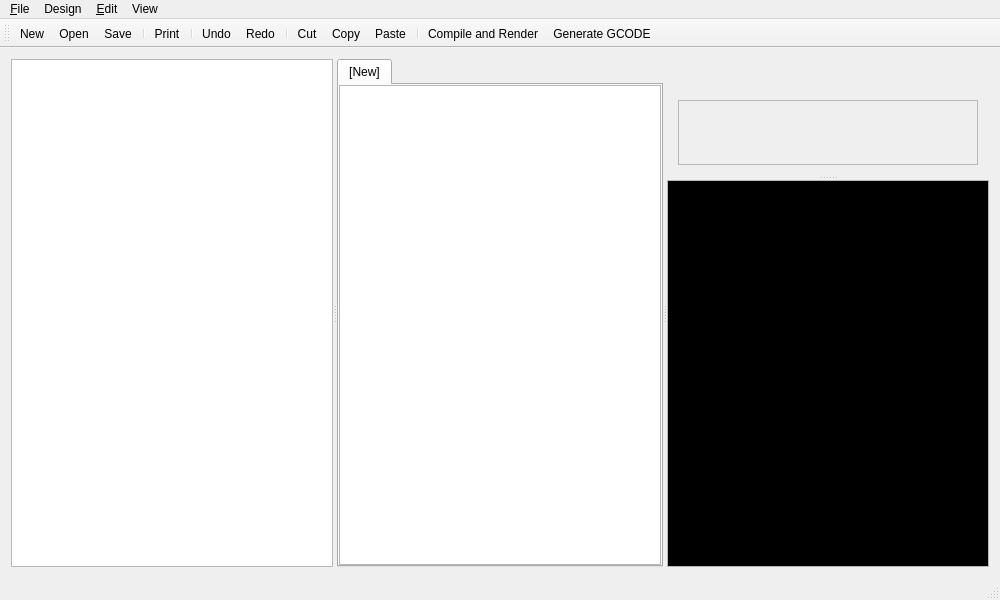
<?xml version="1.0" encoding="UTF-8"?>
<ui version="4.0">
 <class>MainWindow</class>
 <widget class="QMainWindow" name="MainWindow">
  <property name="geometry">
   <rect>
    <x>0</x>
    <y>0</y>
    <width>1000</width>
    <height>600</height>
   </rect>
  </property>
  <property name="windowTitle">
   <string>RapCAD</string>
  </property>
  <widget class="QWidget" name="centralWidget">
   <layout class="QHBoxLayout" name="horizontalLayout">
    <item>
     <widget class="QSplitter" name="vSplitter">
      <property name="orientation">
       <enum>Qt::Horizontal</enum>
      </property>
      <widget class="QTreeView" name="treeView"/>
      <widget class="QTabWidget" name="tabWidget">
       <widget class="CodeEditor" name="scriptEditor">
        <property name="tabStopWidth">
         <number>40</number>
        </property>
        <attribute name="title">
         <string>[New]</string>
        </attribute>
       </widget>
      </widget>
      <widget class="QSplitter" name="hSplitter">
       <property name="orientation">
        <enum>Qt::Vertical</enum>
       </property>
       <widget class="QWidget" name="verticalLayoutWidget">
        <layout class="QVBoxLayout" name="verticalLayout">
         <item>
          <spacer name="verticalSpacer">
           <property name="orientation">
            <enum>Qt::Vertical</enum>
           </property>
           <property name="sizeType">
            <enum>QSizePolicy::Fixed</enum>
           </property>
           <property name="sizeHint" stdset="0">
            <size>
             <width>0</width>
             <height>30</height>
            </size>
           </property>
          </spacer>
         </item>
         <item>
          <widget class="QFrame" name="frame">
           <property name="frameShape">
            <enum>QFrame::StyledPanel</enum>
           </property>
           <property name="frameShadow">
            <enum>QFrame::Raised</enum>
           </property>
           <layout class="QHBoxLayout" name="horizontalLayout_2">
            <property name="margin">
             <number>2</number>
            </property>
            <item>
             <widget class="GLView" name="view" native="true"/>
            </item>
           </layout>
          </widget>
         </item>
        </layout>
       </widget>
       <widget class="QPlainTextEdit" name="plainTextEdit">
        <property name="palette">
         <palette>
          <active>
           <colorrole role="Text">
            <brush brushstyle="SolidPattern">
             <color alpha="255">
              <red>255</red>
              <green>255</green>
              <blue>255</blue>
             </color>
            </brush>
           </colorrole>
           <colorrole role="Base">
            <brush brushstyle="SolidPattern">
             <color alpha="255">
              <red>0</red>
              <green>0</green>
              <blue>0</blue>
             </color>
            </brush>
           </colorrole>
          </active>
          <inactive>
           <colorrole role="Text">
            <brush brushstyle="SolidPattern">
             <color alpha="255">
              <red>255</red>
              <green>255</green>
              <blue>255</blue>
             </color>
            </brush>
           </colorrole>
           <colorrole role="Base">
            <brush brushstyle="SolidPattern">
             <color alpha="255">
              <red>0</red>
              <green>0</green>
              <blue>0</blue>
             </color>
            </brush>
           </colorrole>
          </inactive>
          <disabled>
           <colorrole role="Text">
            <brush brushstyle="SolidPattern">
             <color alpha="255">
              <red>159</red>
              <green>158</green>
              <blue>158</blue>
             </color>
            </brush>
           </colorrole>
           <colorrole role="Base">
            <brush brushstyle="SolidPattern">
             <color alpha="255">
              <red>255</red>
              <green>255</green>
              <blue>255</blue>
             </color>
            </brush>
           </colorrole>
          </disabled>
         </palette>
        </property>
       </widget>
      </widget>
     </widget>
    </item>
   </layout>
  </widget>
  <widget class="QMenuBar" name="menuBar">
   <property name="geometry">
    <rect>
     <x>0</x>
     <y>0</y>
     <width>1000</width>
     <height>27</height>
    </rect>
   </property>
   <widget class="QMenu" name="menuFile">
    <property name="title">
     <string>&amp;File</string>
    </property>
    <widget class="QMenu" name="menuExport">
     <property name="title">
      <string>Export</string>
     </property>
     <addaction name="actionExportAsciiSTL"/>
     <addaction name="actionExportOFF"/>
     <addaction name="actionExportImage"/>
    </widget>
    <addaction name="actionNew"/>
    <addaction name="actionNewProject"/>
    <addaction name="actionOpen"/>
    <addaction name="separator"/>
    <addaction name="actionSave"/>
    <addaction name="actionSaveAs"/>
    <addaction name="actionSaveAll"/>
    <addaction name="separator"/>
    <addaction name="menuExport"/>
    <addaction name="separator"/>
    <addaction name="actionPrint"/>
    <addaction name="separator"/>
    <addaction name="actionClose"/>
    <addaction name="actionQuit"/>
   </widget>
   <widget class="QMenu" name="menu_Edit">
    <property name="title">
     <string>&amp;Edit</string>
    </property>
    <addaction name="actionUndo"/>
    <addaction name="actionRedo"/>
    <addaction name="separator"/>
    <addaction name="actionCut"/>
    <addaction name="actionCopy"/>
    <addaction name="actionPaste"/>
    <addaction name="separator"/>
    <addaction name="actionPreferences"/>
   </widget>
   <widget class="QMenu" name="menuDesign">
    <property name="title">
     <string>Design</string>
    </property>
    <addaction name="actionCompileAndRender"/>
    <addaction name="actionGenerateGcode"/>
   </widget>
   <widget class="QMenu" name="menuView">
    <property name="title">
     <string>View</string>
    </property>
    <addaction name="actionShowEdges"/>
    <addaction name="actionShowAxes"/>
    <addaction name="actionShowRulers"/>
    <addaction name="actionShowBase"/>
    <addaction name="actionShowPrintArea"/>
    <addaction name="actionSkeleton"/>
    <addaction name="separator"/>
    <addaction name="actionShowEditor"/>
    <addaction name="actionShowConsole"/>
    <addaction name="actionShowProjects"/>
    <addaction name="separator"/>
    <addaction name="actionTop"/>
    <addaction name="actionBottom"/>
    <addaction name="actionLeft"/>
    <addaction name="actionRight"/>
    <addaction name="actionFront"/>
    <addaction name="actionBack"/>
    <addaction name="actionDefaultView"/>
    <addaction name="separator"/>
    <addaction name="actionSetViewport"/>
   </widget>
   <addaction name="menuFile"/>
   <addaction name="menuDesign"/>
   <addaction name="menu_Edit"/>
   <addaction name="menuView"/>
  </widget>
  <widget class="QToolBar" name="mainToolBar">
   <attribute name="toolBarArea">
    <enum>TopToolBarArea</enum>
   </attribute>
   <attribute name="toolBarBreak">
    <bool>false</bool>
   </attribute>
   <addaction name="actionNew"/>
   <addaction name="actionOpen"/>
   <addaction name="actionSave"/>
   <addaction name="separator"/>
   <addaction name="actionPrint"/>
   <addaction name="separator"/>
   <addaction name="actionUndo"/>
   <addaction name="actionRedo"/>
   <addaction name="separator"/>
   <addaction name="actionCut"/>
   <addaction name="actionCopy"/>
   <addaction name="actionPaste"/>
   <addaction name="separator"/>
   <addaction name="actionCompileAndRender"/>
   <addaction name="actionGenerateGcode"/>
  </widget>
  <widget class="QStatusBar" name="statusBar"/>
  <action name="actionNew">
   <property name="text">
    <string>&amp;New</string>
   </property>
   <property name="shortcut">
    <string>Ctrl+N</string>
   </property>
   <property name="iconVisibleInMenu">
    <bool>true</bool>
   </property>
  </action>
  <action name="actionOpen">
   <property name="text">
    <string>&amp;Open...</string>
   </property>
   <property name="iconText">
    <string>Open</string>
   </property>
   <property name="shortcut">
    <string>Ctrl+O</string>
   </property>
   <property name="iconVisibleInMenu">
    <bool>true</bool>
   </property>
  </action>
  <action name="actionClose">
   <property name="text">
    <string>&amp;Close</string>
   </property>
   <property name="shortcut">
    <string>Ctrl+W</string>
   </property>
   <property name="iconVisibleInMenu">
    <bool>true</bool>
   </property>
  </action>
  <action name="actionSave">
   <property name="text">
    <string>&amp;Save</string>
   </property>
   <property name="iconVisibleInMenu">
    <bool>true</bool>
   </property>
  </action>
  <action name="actionSaveAs">
   <property name="text">
    <string>Save &amp;As...</string>
   </property>
   <property name="iconVisibleInMenu">
    <bool>true</bool>
   </property>
  </action>
  <action name="actionQuit">
   <property name="text">
    <string>&amp;Quit</string>
   </property>
   <property name="shortcut">
    <string>Ctrl+Q</string>
   </property>
   <property name="iconVisibleInMenu">
    <bool>true</bool>
   </property>
  </action>
  <action name="actionPrint">
   <property name="text">
    <string>&amp;Print...</string>
   </property>
   <property name="toolTip">
    <string>Print</string>
   </property>
   <property name="shortcut">
    <string>Ctrl+P</string>
   </property>
   <property name="iconVisibleInMenu">
    <bool>true</bool>
   </property>
  </action>
  <action name="actionUndo">
   <property name="text">
    <string>Undo</string>
   </property>
   <property name="toolTip">
    <string>Undo</string>
   </property>
   <property name="shortcut">
    <string>Ctrl+Z</string>
   </property>
   <property name="iconVisibleInMenu">
    <bool>true</bool>
   </property>
  </action>
  <action name="actionRedo">
   <property name="text">
    <string>Redo</string>
   </property>
   <property name="toolTip">
    <string>Redo</string>
   </property>
   <property name="shortcut">
    <string>Ctrl+Shift+Z</string>
   </property>
   <property name="iconVisibleInMenu">
    <bool>true</bool>
   </property>
  </action>
  <action name="actionCut">
   <property name="text">
    <string>Cut</string>
   </property>
   <property name="toolTip">
    <string>Cut</string>
   </property>
   <property name="shortcut">
    <string>Ctrl+X</string>
   </property>
   <property name="iconVisibleInMenu">
    <bool>true</bool>
   </property>
  </action>
  <action name="actionCopy">
   <property name="text">
    <string>Copy</string>
   </property>
   <property name="toolTip">
    <string>Copy</string>
   </property>
   <property name="shortcut">
    <string>Ctrl+C</string>
   </property>
   <property name="iconVisibleInMenu">
    <bool>true</bool>
   </property>
  </action>
  <action name="actionPaste">
   <property name="text">
    <string>&amp;Paste</string>
   </property>
   <property name="toolTip">
    <string>Paste</string>
   </property>
   <property name="shortcut">
    <string>Ctrl+V</string>
   </property>
   <property name="iconVisibleInMenu">
    <bool>true</bool>
   </property>
  </action>
  <action name="actionCompileAndRender">
   <property name="text">
    <string>Compile and &amp;Render</string>
   </property>
   <property name="toolTip">
    <string>Compile and Render</string>
   </property>
   <property name="shortcut">
    <string>F6</string>
   </property>
   <property name="iconVisibleInMenu">
    <bool>true</bool>
   </property>
  </action>
  <action name="actionGenerateGcode">
   <property name="text">
    <string>Generate GCODE</string>
   </property>
   <property name="toolTip">
    <string>Generate GCODE</string>
   </property>
   <property name="shortcut">
    <string>F7</string>
   </property>
   <property name="iconVisibleInMenu">
    <bool>true</bool>
   </property>
  </action>
  <action name="actionShowEdges">
   <property name="checkable">
    <bool>true</bool>
   </property>
   <property name="text">
    <string>Show Edges</string>
   </property>
   <property name="shortcut">
    <string>Ctrl+1</string>
   </property>
  </action>
  <action name="actionSkeleton">
   <property name="checkable">
    <bool>true</bool>
   </property>
   <property name="text">
    <string>Skeleton</string>
   </property>
   <property name="shortcut">
    <string>F11</string>
   </property>
  </action>
  <action name="actionShowAxes">
   <property name="checkable">
    <bool>true</bool>
   </property>
   <property name="checked">
    <bool>true</bool>
   </property>
   <property name="text">
    <string>Show Axes</string>
   </property>
   <property name="shortcut">
    <string>Ctrl+2</string>
   </property>
  </action>
  <action name="actionShowBase">
   <property name="checkable">
    <bool>true</bool>
   </property>
   <property name="checked">
    <bool>true</bool>
   </property>
   <property name="text">
    <string>Show Base</string>
   </property>
  </action>
  <action name="actionShowPrintArea">
   <property name="checkable">
    <bool>true</bool>
   </property>
   <property name="checked">
    <bool>true</bool>
   </property>
   <property name="text">
    <string>Show Print Area</string>
   </property>
  </action>
  <action name="actionShowRulers">
   <property name="checkable">
    <bool>true</bool>
   </property>
   <property name="checked">
    <bool>true</bool>
   </property>
   <property name="text">
    <string>Show Rulers</string>
   </property>
  </action>
  <action name="actionPreferences">
   <property name="text">
    <string>Preferences</string>
   </property>
   <property name="iconVisibleInMenu">
    <bool>true</bool>
   </property>
  </action>
  <action name="actionExportAsciiSTL">
   <property name="text">
    <string>Ascii STL</string>
   </property>
   <property name="toolTip">
    <string>Export to Ascii STL</string>
   </property>
  </action>
  <action name="actionExportOFF">
   <property name="enabled">
    <bool>true</bool>
   </property>
   <property name="text">
    <string>OFF</string>
   </property>
   <property name="toolTip">
    <string>Export to OFF</string>
   </property>
  </action>
  <action name="actionExportImage">
   <property name="text">
    <string>PNG Image</string>
   </property>
   <property name="toolTip">
    <string>Export to PNG Image</string>
   </property>
  </action>
  <action name="actionShowEditor">
   <property name="checkable">
    <bool>true</bool>
   </property>
   <property name="checked">
    <bool>true</bool>
   </property>
   <property name="text">
    <string>Show Editor</string>
   </property>
  </action>
  <action name="actionShowConsole">
   <property name="checkable">
    <bool>true</bool>
   </property>
   <property name="checked">
    <bool>true</bool>
   </property>
   <property name="text">
    <string>Show Console</string>
   </property>
  </action>
  <action name="actionShowProjects">
   <property name="checkable">
    <bool>true</bool>
   </property>
   <property name="checked">
    <bool>true</bool>
   </property>
   <property name="text">
    <string>Show Projects</string>
   </property>
  </action>
  <action name="actionSetViewport">
   <property name="text">
    <string>Set Default View</string>
   </property>
  </action>
  <action name="actionDefaultView">
   <property name="text">
    <string>Default</string>
   </property>
   <property name="shortcut">
    <string>Ctrl+D</string>
   </property>
  </action>
  <action name="actionTop">
   <property name="text">
    <string>Top</string>
   </property>
   <property name="shortcut">
    <string>Ctrl+4</string>
   </property>
  </action>
  <action name="actionBottom">
   <property name="text">
    <string>Bottom</string>
   </property>
   <property name="shortcut">
    <string>Ctrl+5</string>
   </property>
  </action>
  <action name="actionLeft">
   <property name="text">
    <string>Left</string>
   </property>
   <property name="shortcut">
    <string>Ctrl+6</string>
   </property>
  </action>
  <action name="actionRight">
   <property name="text">
    <string>Right</string>
   </property>
   <property name="shortcut">
    <string>Ctrl+7</string>
   </property>
  </action>
  <action name="actionFront">
   <property name="text">
    <string>Front</string>
   </property>
   <property name="shortcut">
    <string>Ctrl+8</string>
   </property>
  </action>
  <action name="actionBack">
   <property name="text">
    <string>Back</string>
   </property>
   <property name="shortcut">
    <string>Ctrl+9</string>
   </property>
  </action>
  <action name="actionSaveAll">
   <property name="text">
    <string>Save All</string>
   </property>
  </action>
  <action name="actionNewProject">
   <property name="text">
    <string>New Project</string>
   </property>
  </action>
 </widget>
 <layoutdefault spacing="6" margin="11"/>
 <customwidgets>
  <customwidget>
   <class>GLView</class>
   <extends>QWidget</extends>
   <header>GLView.h</header>
   <container>1</container>
  </customwidget>
  <customwidget>
   <class>CodeEditor</class>
   <extends>QPlainTextEdit</extends>
   <header>CodeEditor.h</header>
   <container>1</container>
  </customwidget>
 </customwidgets>
 <resources/>
 <connections/>
</ui>
